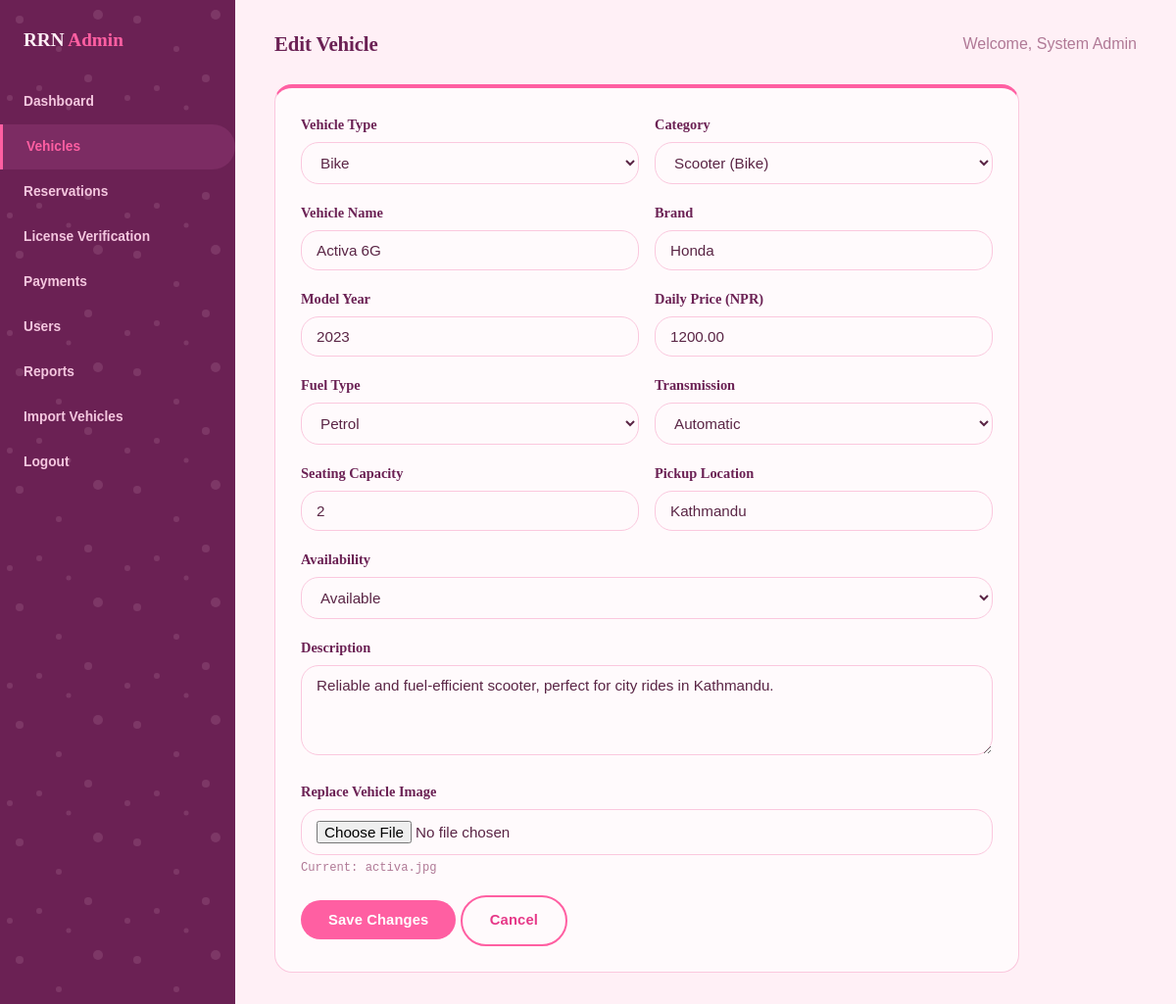
/admin/vehicle-edit.php?id=1 (signed in), run on the app's committed database.
### tables this page shows
CREATE TABLE vehicles (
    vehicle_id INT AUTO_INCREMENT PRIMARY KEY,
    vehicle_type ENUM('Bike','Car') NOT NULL,
    category_id INT DEFAULT NULL,
    name VARCHAR(100) NOT NULL,
    brand VARCHAR(60) NOT NULL,
    model_year YEAR DEFAULT NULL,
    fuel_type ENUM('Petrol','Diesel','Electric','Hybrid') NOT NULL DEFAULT 'Petrol',
    transmission ENUM('Manual','Automatic') NOT NULL DEFAULT 'Manual',
    seating_capacity INT NOT NULL DEFAULT 2,
    daily_price DECIMAL(10,2) NOT NULL,
    image VARCHAR(255) DEFAULT NULL,
    description TEXT,
    pickup_location VARCHAR(120) DEFAULT 'Kathmandu',
    availability ENUM('Available','Booked','Maintenance') NOT NULL DEFAULT 'Available',
    source ENUM('Internal','External') NOT NULL DEFAULT 'Internal',
    external_ref_id VARCHAR(100) DEFAULT NULL,
    created_at TIMESTAMP DEFAULT CURRENT_TIMESTAMP,
    updated_at TIMESTAMP DEFAULT CURRENT_TIMESTAMP ON UPDATE CURRENT_TIMESTAMP,
    FOREIGN KEY (category_id) REFERENCES vehicle_categories(category_id) ON DELETE SET NULL
);

CREATE TABLE vehicle_categories (
    category_id INT AUTO_INCREMENT PRIMARY KEY,
    category_name VARCHAR(50) NOT NULL,
    vehicle_type ENUM('Bike','Car') NOT NULL
);

### includes/functions.php (called while the page is built, shortened)
<?php
function e($string) {
    return htmlspecialchars($string ?? '', ENT_QUOTES, 'UTF-8');
}

### admin/vehicle-edit.php (the view, shortened to what this page needs)
<?php
require_once __DIR__ . '/includes/admin-layout-top.php';
$vehicleId = (int)($_GET['id'] ?? $_POST['vehicle_id'] ?? 0);
$stmt = $pdo->prepare("SELECT * FROM vehicles WHERE vehicle_id = ?");
$stmt->execute([$vehicleId]);
$old = $stmt->fetch();
$categories = $pdo->query("SELECT * FROM vehicle_categories ORDER BY vehicle_type, category_name")->fetchAll();
?>
<div class="info-card" style="max-width:760px;">
  <form method="POST" enctype="multipart/form-data">
    <div class="form-row">
      <div class="form-group">
        <label for="vehicle_type">Vehicle Type</label>
        <select id="vehicle_type" name="vehicle_type">
          <option value="Bike" <?php echo $old['vehicle_type'] === 'Bike' ? 'selected' : ''; ?>>Bike</option>
        </select>
      </div>
      <div class="form-group">
        <label for="category_id">Category</label>
        <select id="category_id" name="category_id">
          <?php foreach ($categories as $c): ?>
            <option value="<?php echo (int)$c['category_id']; ?>" <?php echo (string)$old['category_id'] === (string)$c['category_id'] ? 'selected' : ''; ?>><?php echo e($c['category_name']); ?> (<?php echo e($c['vehicle_type']); ?>)</option>
          <?php endforeach; ?>
        </select>
      </div>
    </div>
    <div class="form-row">
      <div class="form-group"><label for="name">Vehicle Name</label><input type="text" id="name" name="name" value="<?php echo e($old['name']); ?>" required></div>
      <div class="form-group"><label for="brand">Brand</label><input type="text" id="brand" name="brand" value="<?php echo e($old['brand']); ?>" required></div>
    </div>
    <div class="form-row">
      <div class="form-group"><label for="model_year">Model Year</label><input type="number" id="model_year" name="model_year" value="<?php echo e($old['model_year']); ?>" min="1990" max="2100"></div>
      <div class="form-group"><label for="daily_price">Daily Price (NPR)</label><input type="number" step="0.01" id="daily_price" name="daily_price" value="<?php echo e($old['daily_price']); ?>" required></div>
    </div>
    <div class="form-row">
      <div class="form-group">
        <label for="fuel_type">Fuel Type</label>
        <select id="fuel_type" name="fuel_type">
          <?php foreach (['Petrol','Diesel','Electric','Hybrid'] as $f): ?>
            <option value="<?php echo $f; ?>" <?php echo $old['fuel_type'] === $f ? 'selected' : ''; ?>><?php echo $f; ?></option>
          <?php endforeach; ?>
        </select>
      </div>
      <div class="form-group">
        <label for="transmission">Transmission</label>
        <select id="transmission" name="transmission">
          <?php foreach (['Manual','Automatic'] as $t): ?>
            <option value="<?php echo $t; ?>" <?php echo $old['transmission'] === $t ? 'selected' : ''; ?>><?php echo $t; ?></option>
          <?php endforeach; ?>
        </select>
      </div>
    </div>
    <div class="form-row">
      <div class="form-group"><label for="seating_capacity">Seating Capacity</label><input type="number" id="seating_capacity" name="seating_capacity" value="<?php echo e($old['seating_capacity']); ?>" min="1" max="20"></div>
      <div class="form-group"><label for="pickup_location">Pickup Location</label><input type="text" id="pickup_location" name="pickup_location" value="<?php echo e($old['pickup_location']); ?>"></div>
    </div>
    <div class="form-group">
      <label for="availability">Availability</label>
      <select id="availability" name="availability">
        <?php foreach (['Available','Booked','Maintenance'] as $a): ?>
          <option value="<?php echo $a; ?>" <?php echo $old['availability'] === $a ? 'selected' : ''; ?>><?php echo $a; ?></option>
        <?php endforeach; ?>
      </select>
    </div>
    <div class="form-group"><label for="description">Description</label><textarea id="description" name="description" rows="4"><?php echo e($old['description']); ?></textarea></div>
    <div class="form-group">
      <label for="image">Replace Vehicle Image</label>
      <input type="file" id="image" name="image" accept=".jpg,.jpeg,.png,.webp">
      <?php if ($old['image']): ?><div class="form-hint">Current: <?php echo e($old['image']); ?></div><?php endif; ?>
    </div>
    <button type="submit" class="btn btn-primary">Save Changes</button>
    <a href="vehicles.php" class="btn btn-outline">Cancel</a>
  </form>
</div>
<?php require_once __DIR__ . '/includes/admin-layout-bottom.php'; ?>

### assets/css/style.css (style rules this page uses)
:root { --ink: #6B2154; --ink-soft: #7C2C63; --stone: #FFF0F6; --stone-deep: #FFE0EC; --surface: #FFFAFC; --marigold: #FF5FA2; --marigold-deep: #E63888; --brass: #C98BAE; --rust: #D6336C; --text: #5A2545; --muted: #B07996; --line: #FBC8DE; --success: #3D9A6B; --danger: #E0447A; --font-display: 'Fraunces', 'Playfair Display', serif; --font-body: 'Quicksand', 'Poppins', sans-serif; --font-mono: 'Space Mono', monospace; --radius: 18px; --shadow: 0 14px 32px rgba(230, 56, 136, 0.18); }
* { box-sizing: border-box; }
body { margin: 0; font-family: var(--font-body); background: var(--stone); color: var(--text); line-height: 1.6; }
a { color: var(--rust); text-decoration: none; }
.btn { display: inline-block; padding: 12px 28px; font-family: var(--font-body); font-weight: 700; font-size: .92rem; letter-spacing: .01em; cursor: pointer; border: none; text-align: center; border-radius: 999px; transition: transform .15s ease, box-shadow .15s ease, background .15s ease; }
.btn-primary { background: var(--marigold); color: #fff; }
.btn-outline { background: transparent; border: 2px solid var(--marigold); color: var(--marigold-deep); }
input, select, textarea { width: 100%; padding: 11px 15px; border: 1.5px solid var(--line); border-radius: var(--radius); font-family: var(--font-body); font-size: .95rem; background: var(--surface); color: var(--text); }
.form-group { margin-bottom: 18px; }
.form-row { display: grid; grid-template-columns: 1fr 1fr; gap: 16px; }
label { font-family: var(--font-display); font-weight: 600; font-size: .9rem; margin-bottom: 6px; display: block; color: var(--ink); }
.form-hint { font-family: var(--font-mono); font-size: .76rem; color: var(--muted); margin-top: 4px; }
.info-card { background: var(--surface); border: 1px solid var(--line); border-top: 4px solid var(--marigold); border-radius: var(--radius); padding: 26px; }

### data on the page
vehicles: vehicle_type "Bike", category_id "Scooter (Bike)", name "Activa 6G", brand "Honda", model_year "2023", daily_price "1200.00", fuel_type "Petrol", transmission "Automatic", seating_capacity "2", pickup_location "Kathmandu", availability "Available", description "Reliable and fuel-efficient scooter, perfect for city rides in Kathmandu.", image "activa.jpg"

### other printed values
$pageTitle "Edit Vehicle"
$_SESSION['admin_name'] "System Admin"
